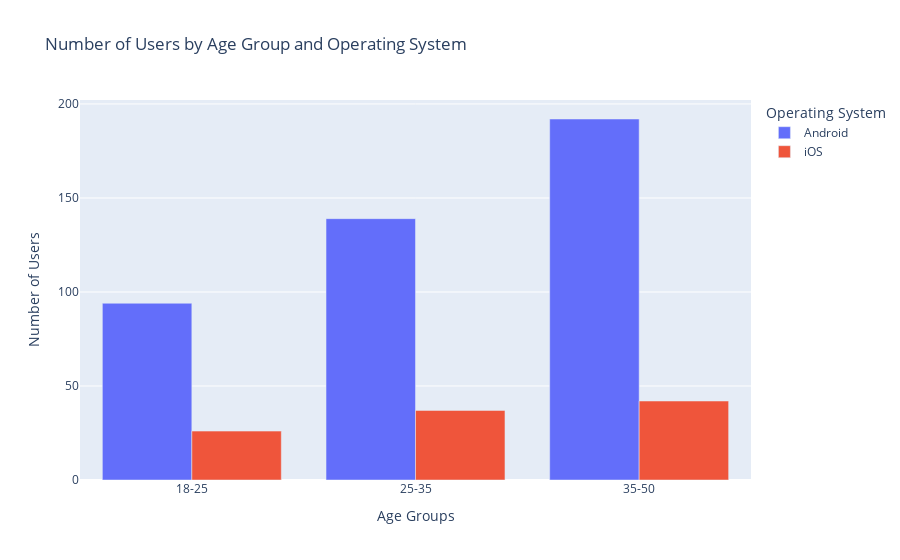

Source (notebook cell):
### Code cell
os_types_df = phone_df.copy()
bins = [18, 25, 35, 50]
labels = ["18-25", "25-35", "35-50"]
os_types_df['age_groups'] = pd.cut(os_types_df['age'], bins, labels=labels)

grouped_os_types_df = os_types_df.groupby(['age_groups', 'operating_system'])['user_id'].count().to_frame('user_count')

# Rename columns in place without assignment
grouped_os_types_df.index.set_names(['Age Groups', 'Operating System'], inplace=True)



fig = px.bar(
    grouped_os_types_df.reset_index(),  # Temporarily reset index for plotting
    x='Age Groups',
    y='user_count',
    color='Operating System',
    barmode='group',
    title='Number of Users by Age Group and Operating System',
    labels={'user_count': 'Number of Users', 'age_groups': 'Age Groups'}
)

### Figure 1 — Plotly figure (JSON) as saved in the notebook; plotly's stock layout.template omitted (floating-point values rounded to 4 significant figures)
{"data": [{"alignmentgroup": "True", "hovertemplate": "Operating System=Android<br>Age Groups=%{x}<br>Number of Users=%{y}<extra></extra>", "legendgroup": "Android", "marker": {"color": "#636efa", "pattern": {"shape": ""}}, "name": "Android", "offsetgroup": "Android", "orientation": "v", "showlegend": true, "textposition": "auto", "type": "bar", "x": ["18-25", "25-35", "35-50"], "xaxis": "x", "y": [94, 139, 192], "yaxis": "y"}, {"alignmentgroup": "True", "hovertemplate": "Operating System=iOS<br>Age Groups=%{x}<br>Number of Users=%{y}<extra></extra>", "legendgroup": "iOS", "marker": {"color": "#EF553B", "pattern": {"shape": ""}}, "name": "iOS", "offsetgroup": "iOS", "orientation": "v", "showlegend": true, "textposition": "auto", "type": "bar", "x": ["18-25", "25-35", "35-50"], "xaxis": "x", "y": [26, 37, 42], "yaxis": "y"}], "layout": {"barmode": "group", "legend": {"title": {"text": "Operating System"}, "tracegroupgap": 0}, "title": {"text": "Number of Users by Age Group and Operating System"}, "xaxis": {"anchor": "y", "domain": [0, 1], "title": {"text": "Age Groups"}}, "yaxis": {"anchor": "x", "domain": [0, 1], "title": {"text": "Number of Users"}}}}
